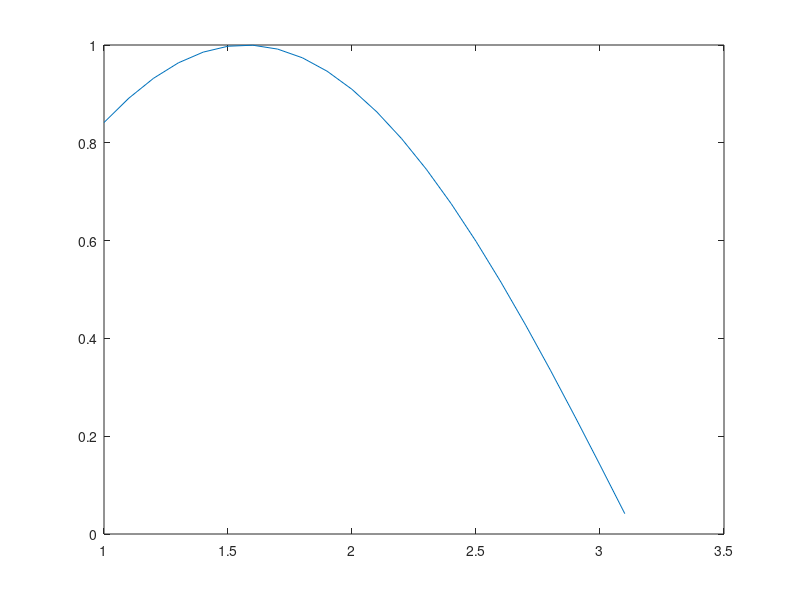
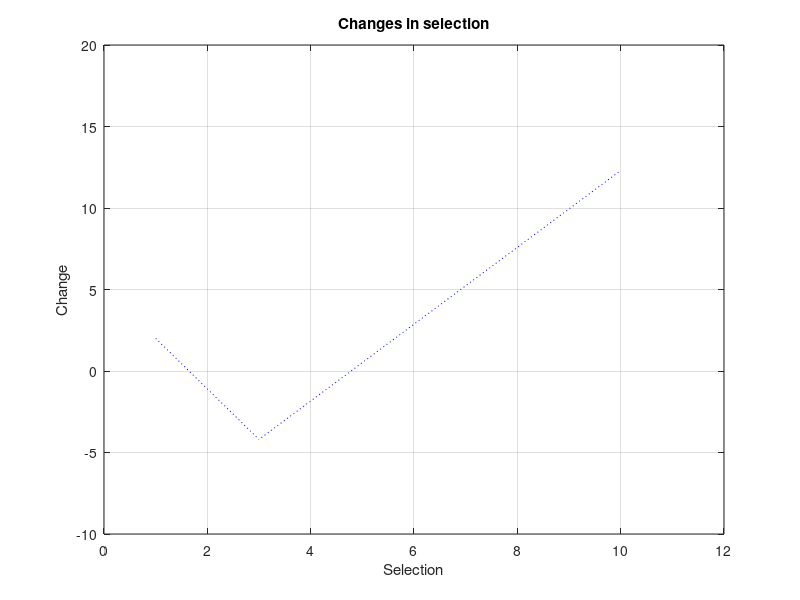
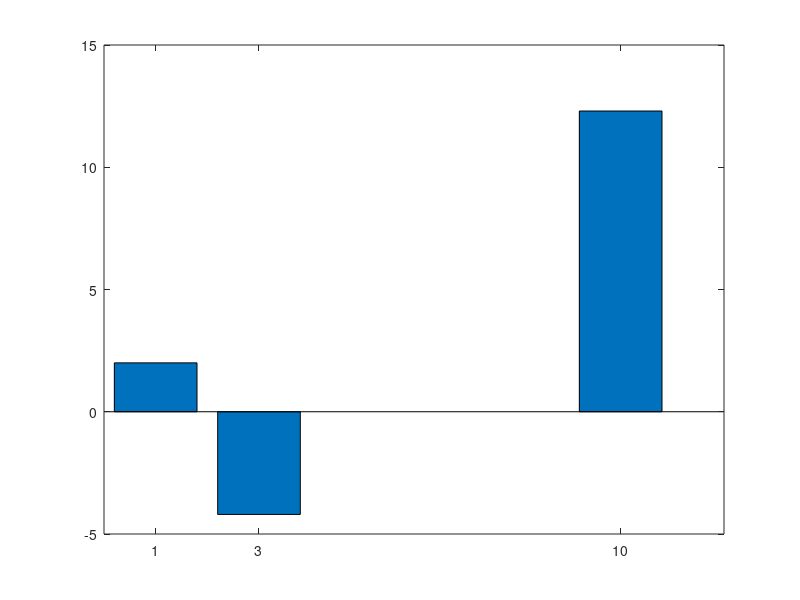
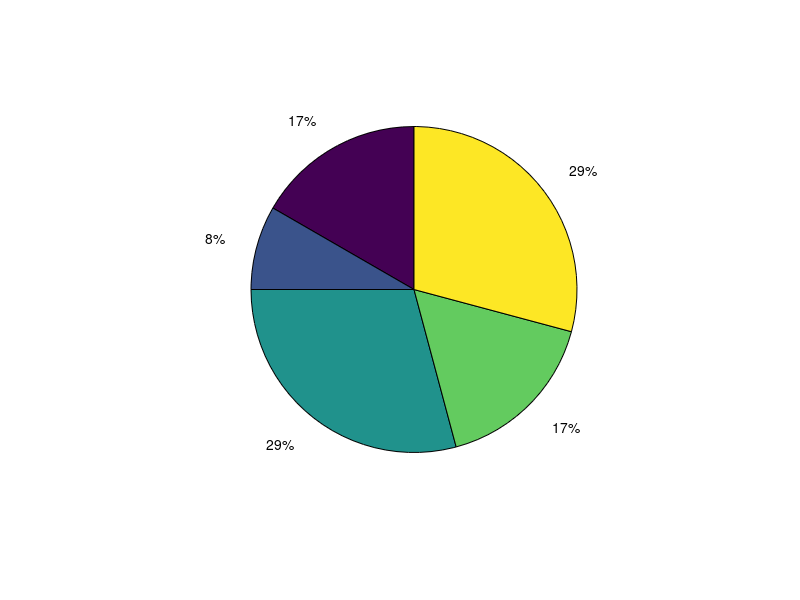

Write the MATLAB code that produced these figures, in order. (Note: this script raises an error after producing the figures.)
format compact

%{

Lesson 1: Basic Concepts 
============================================================

* clear <variable name> - clears the variable from memory

* clc - Clears the command window 

* Save - saves the workspace in a .mat file. Workspace can be restarted from there. 

* Name of script has to start with a character. Numbers or _ etc will not work.

* Strings are enclosed in either ‘  or “

* Variables:
    - Case sensitive so test_var and Test_Var are different
    - Cant start with _
    - Max number of char in a variable = 64 
    - Variable assignment : Similar to python etc: x = 5 

* When assigning a variable, there is a echo of value on prompt. This can be suppressed by putting a ; in the end

* Multiple commands on a line: Use “;”

* To carry over a command into another line, use epsilon (...). E.g.
		A_very_very_long_variable name = A_very_long_variable name  + …
							A_long_variable name 
* Help: How to get help: 
    - help <name of command>
    - Use the help search bar at top
    - doc <name of command> - output similar to the search bar 
* Format command: Change the display format
    - format loose ==> inserts lines between two commands or outputs
    - format compact  ==> compact display
    - format long or short --> shows with extra or lesser number of decimal places respective
    - Doesn’t changes the accuracy.. Just the display is changed

* Plotting 
    - E.g. this is a 3d plot and can be seen in 3 dimensions/moved around etc. 
		t = 0:pi/50:10*pi;
        	plot3(sin(t),cos(t),t);
    - E.g.: Plot just the points with either * or . and not the line
            plot(x_coordinates, y_coordinates, '*')
        Note the * is in eclosed in ‘	
    - Take help using doc plot and try.

    - Grid on -- will show grid lines
    - xlabel and ylabel can be used to set the text for axis 
    - Close figure windows: 
        - close for current figure
        - Close  # for specific window
        - Close all for all the figures
    - Images: 
        - Reading: x = imread ()
        - Display: image(x)	

%}


a = [1,2,3; 4,5,6]
plot (a)

plot(1:.1:pi, sin(1:.1:pi))


%Calculate distance in KMs in a lightyear:
speed_kps = 300000
year_sec = 365*24*60*60
lightyear_km = speed_kps * year_sec

% Earth to sun distance 
earth_to_sun_km = 150e+6
earth_to_sun_sec = earth_to_sun_km/speed_kps
earth_to_sun_min = earth_to_sun_sec / 60

% Earth to Moon distance 
earth_to_moon_km = 384400
earth_to_moon_sec = earth_to_moon_km/speed_kps
earth_to_moon_min = earth_to_moon_sec / 60


% 3 D Plot:
t = 0:pi/50:10*pi;
figure
plot3(sin(t),cos(t),t);


% Plot: 

x_coordinates = [1,3,10]
y_coordinates = [2,-4.2,12.3]

plot(x_coordinates, y_coordinates)

% Length of vector x_coordinates: 
length(x_coordinates)

% Plot just the points with either * or . and not the line 
plot(x_coordinates, y_coordinates, '*')

plot(x_coordinates, y_coordinates, 'r') % red squares

plot(x_coordinates, y_coordinates, 'b:') % dotted lines

%Set grid and labels
grid on 
xlabel('Selection')
ylabel('Change')

%Set title 
title ('Changes in selection')

%Set Axis: 
axis([0,12,-10,20])


% ---------------------------------------------------------------
% BAR
% ---------------------------------------------------------------
figure
bar (x_coordinates, y_coordinates)

% ---------------------------------------------------------------
% Pie
% ---------------------------------------------------------------
figure
pie ([4,2,7,4,7])


% ---------------------------------------------------------------
% Image Read and view
% ---------------------------------------------------------------
% Dont forget to put the semicolon or it will show all the 
% numbers for the image on the prompt
picture = imread('data/Iasi_cultural_palace.jpg');

image(picture)
axis off
